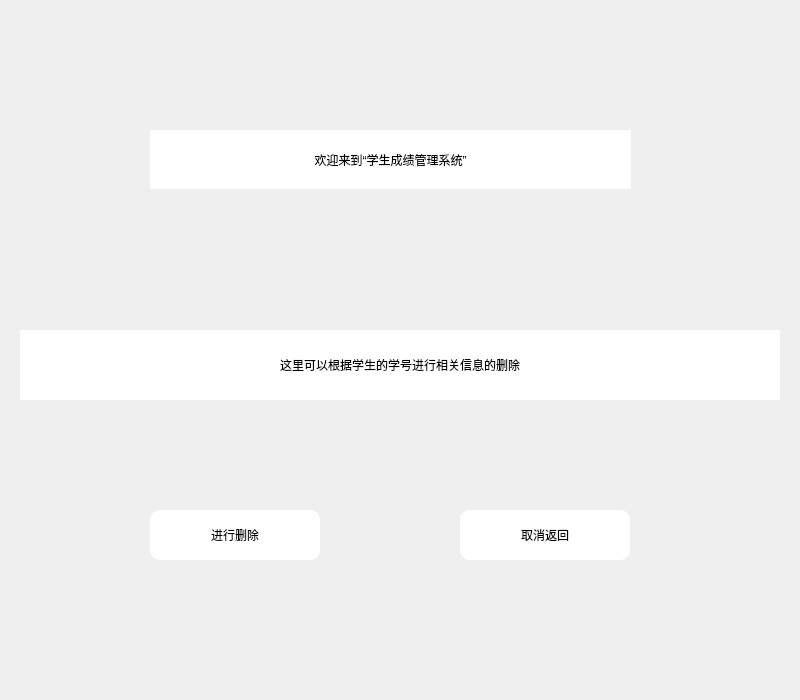
<?xml version="1.0" encoding="UTF-8"?>
<ui version="4.0">
 <class>DeletePage</class>
 <widget class="QDialog" name="DeletePage">
  <property name="geometry">
   <rect>
    <x>0</x>
    <y>0</y>
    <width>800</width>
    <height>700</height>
   </rect>
  </property>
  <property name="minimumSize">
   <size>
    <width>0</width>
    <height>0</height>
   </size>
  </property>
  <property name="maximumSize">
   <size>
    <width>800</width>
    <height>700</height>
   </size>
  </property>
  <property name="sizeIncrement">
   <size>
    <width>800</width>
    <height>700</height>
   </size>
  </property>
  <property name="font">
   <font>
    <pointsize>9</pointsize>
   </font>
  </property>
  <property name="windowTitle">
   <string>Dialog</string>
  </property>
  <property name="layoutDirection">
   <enum>Qt::LeftToRight</enum>
  </property>
  <property name="styleSheet">
   <string notr="true">QDialog#DeletePage  QPushButton{
  border:none;
  border-radius:10px;
  background-color: rgb(255, 255, 255);
  color: rgb(0, 0, 0);
  font: 14pt &quot;Microsoft YaHei UI&quot;;   

}
 QPushButton:hover{
  
	background-color: rgb(177, 255, 255);
}
QDialog#DeletePage  QLabel{
	color: rgb(0, 0, 0);
	 font: 14pt &quot;Microsoft YaHei UI&quot;;   
	background-color: rgb(255, 255, 255);
}
QDialog#DeletePage QLineEdit{
	color: rgb(0, 0, 0);
 font: 14pt &quot;Microsoft YaHei UI&quot;;   
	background-color: rgb(255, 255, 255);
}

QDialog{
	background-image: url(:/image/2.jpg);
}
</string>
  </property>
  <widget class="QLabel" name="label_2">
   <property name="geometry">
    <rect>
     <x>20</x>
     <y>330</y>
     <width>760</width>
     <height>70</height>
    </rect>
   </property>
   <property name="layoutDirection">
    <enum>Qt::LeftToRight</enum>
   </property>
   <property name="text">
    <string>这里可以根据学生的学号进行相关信息的删除</string>
   </property>
   <property name="alignment">
    <set>Qt::AlignCenter</set>
   </property>
  </widget>
  <widget class="QLabel" name="label">
   <property name="geometry">
    <rect>
     <x>150</x>
     <y>130</y>
     <width>481</width>
     <height>59</height>
    </rect>
   </property>
   <property name="layoutDirection">
    <enum>Qt::LeftToRight</enum>
   </property>
   <property name="text">
    <string>欢迎来到“学生成绩管理系统”</string>
   </property>
   <property name="alignment">
    <set>Qt::AlignCenter</set>
   </property>
  </widget>
  <widget class="QPushButton" name="pushButton_2">
   <property name="geometry">
    <rect>
     <x>150</x>
     <y>510</y>
     <width>170</width>
     <height>50</height>
    </rect>
   </property>
   <property name="text">
    <string>进行删除</string>
   </property>
  </widget>
  <widget class="QPushButton" name="pushButton">
   <property name="geometry">
    <rect>
     <x>460</x>
     <y>510</y>
     <width>170</width>
     <height>50</height>
    </rect>
   </property>
   <property name="text">
    <string>取消返回</string>
   </property>
  </widget>
 </widget>
 <resources/>
 <connections/>
</ui>
